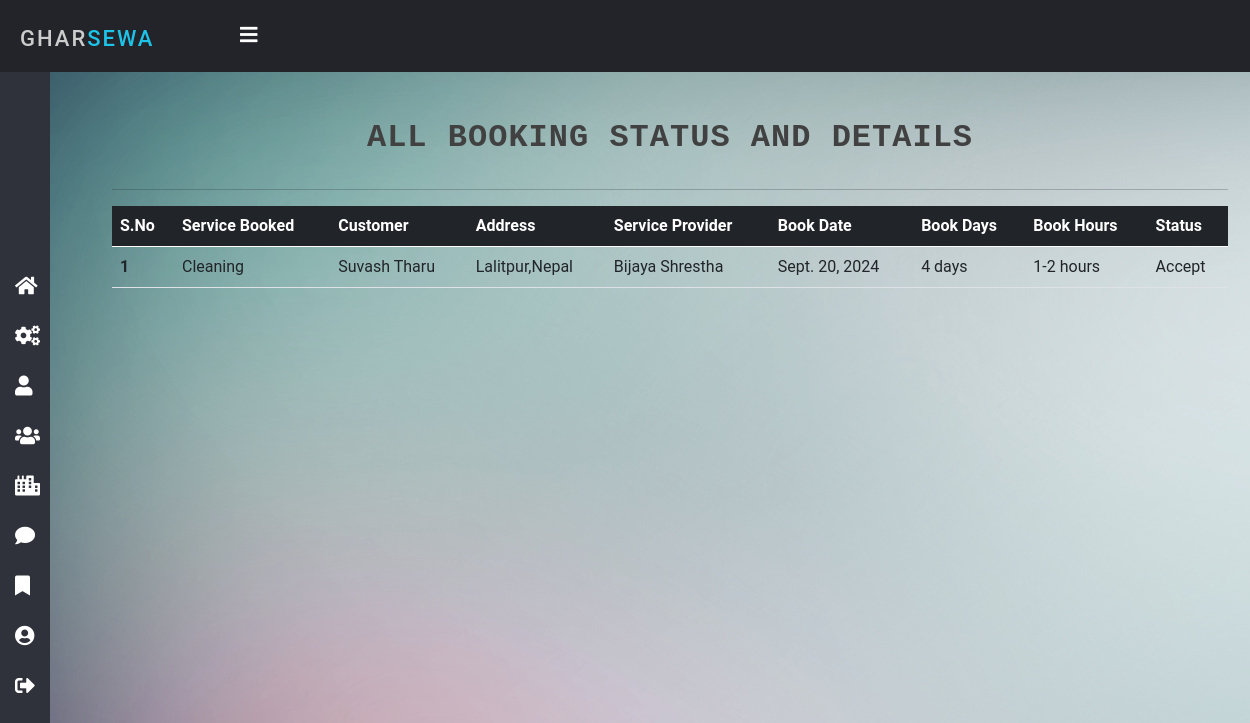
/admin_booking/ (signed in), run on an earlier commit of the app's database.
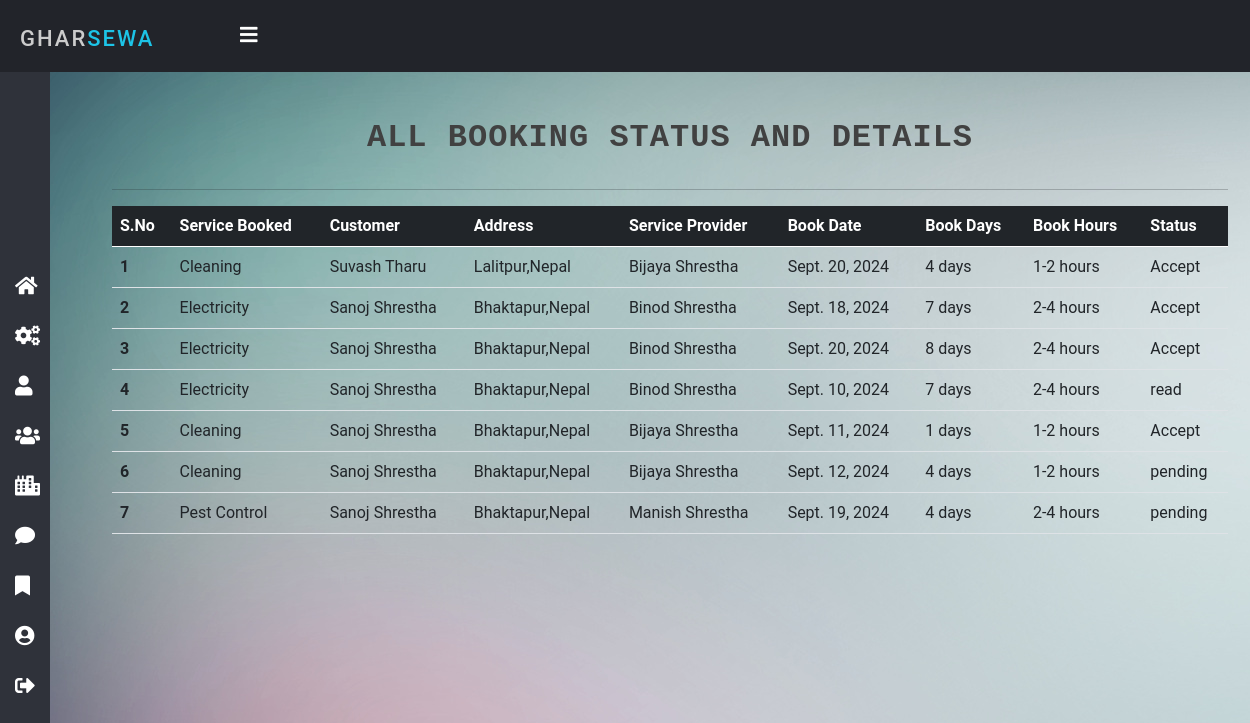
And on a later commit of the database.
### home/models.py (models this page shows, shortened)
class Booking(models.Model):
    status = models.ForeignKey(Status, on_delete=models.CASCADE, null=True)
    customer = models.ForeignKey(Customer, on_delete=models.CASCADE, null=True)
    user = models.ForeignKey(Service_Man, on_delete=models.CASCADE, null=True)
    book_date = models.DateField(null=True)
    book_days = models.CharField(max_length=100, null=True)
    book_hours = models.CharField(max_length=100, null=True)

class Service_Man(models.Model):
    status = models.ForeignKey(Status, on_delete=models.CASCADE, null=True)
    city = models.ForeignKey(
        City, on_delete=models.CASCADE, null=True, blank=True)
    user = models.ForeignKey(User, on_delete=models.CASCADE, null=True)
    phone = models.CharField(max_length=20, null=True)
    image = models.ImageField(upload_to='service_man/', null=True)
    cert = models.FileField(upload_to='service_man/', null=True, default='service_man/certificate.png')
    address = models.CharField(max_length=100, null=True)
    service = models.ForeignKey(
        Service, on_delete=CASCADE, null=True, blank=True)
    experience = models.IntegerField(default=0)
    date_joined = models.DateField(auto_now_add=True)

class Service(models.Model):
    service_id = models.AutoField(primary_key=True)
    service_name = models.CharField(max_length=50)
    service_desc = models.TextField()
    image = models.FileField(null=True)
    pub_date = models.DateField(auto_now_add=True)

class Customer(models.Model):
    user = models.ForeignKey(User, on_delete=models.CASCADE, null=True)
    phone = models.CharField(max_length=20, null=True)
    address = models.CharField(max_length=100, null=True)
    image = models.ImageField(upload_to='customer/', null=True)
    date_joined = models.DateField(auto_now_add=True)

class Status(models.Model):
    status = models.CharField(max_length=20, null=True)

### home/views.py (the view)
# urls.py: path('admin_booking/', views.adminBooking, name= 'admin_booking'),
@login_required(login_url='login')
def adminBooking(request):
    if not request.user.is_staff:
        return redirect('error')
    books = Booking.objects.all()
    return render(request, 'admin/admin_booking.html', {'books': books})

### templates/admin/admin_booking.html (shortened to what this page needs)
{% extends 'admin/admin_nav.html' %}
{% block body %}
<div class="container-fluid">
    <div class="container my-4">
        <h2>All Booking Status and Details</h2>
        <hr>
        <table class=" table table-hover">
            <thead class="table-dark text-white">
                <tr>
                    <th scope="col">S.No</th>
                    <th scope="col">Service Booked</th>
                    <th scope="col">Customer</th>
                    <th scope="col">Address</th>
                    <th scope="col">Service Provider</th>
                    <th scope="col">Book Date</th>
                    <th scope="col">Book Days</th>
                    <th scope="col">Book Hours</th>
                    <th scope="col">Status</th>
                </tr>
            </thead>
            <tbody>
                {% for book in books%}
                <tr>
                    <th scope="row">{{forloop.counter}}</th>
                    <td>{{book.user.service.service_name}}</td>
                    <td>{{book.customer.user.first_name}} {{book.customer.user.last_name}}</td>
                    <td>{{book.customer.address}}</td>
                    <td>{{book.user.user.first_name}} {{book.user.user.last_name}}</td>
                    <td>{{book.book_date}}</td>
                    <td>{{book.book_days}} days</td>
                    <td>{{book.book_hours}} hours</td>
                    <td>{{book.status.status}}</td>
                </tr>
                {% endfor %}
            </tbody>
        </table>
    </div>
</div>
{% endblock %}

What changed in the data, as far as the page shows it:
added Booking: user.service.service_name "Electricity", customer.user.first_name "Sanoj", customer.user.last_name "Shrestha", customer.address "Bhaktapur,Nepal", user.user.first_name "Binod", user.user.last_name "Shrestha", book_date "Sept. 18, 2024", book_days "7", book_hours "2-4", status.status "Accept"
added Booking: user.service.service_name "Electricity", customer.user.first_name "Sanoj", customer.user.last_name "Shrestha", customer.address "Bhaktapur,Nepal", user.user.first_name "Binod", user.user.last_name "Shrestha", book_date "Sept. 20, 2024", book_days "8", book_hours "2-4", status.status "Accept"
added Booking: user.service.service_name "Electricity", customer.user.first_name "Sanoj", customer.user.last_name "Shrestha", customer.address "Bhaktapur,Nepal", user.user.first_name "Binod", user.user.last_name "Shrestha", book_date "Sept. 10, 2024", book_days "7", book_hours "2-4", status.status "read"
added Booking: user.service.service_name "Cleaning", customer.user.first_name "Sanoj", customer.user.last_name "Shrestha", customer.address "Bhaktapur,Nepal", user.user.first_name "Bijaya", user.user.last_name "Shrestha", book_date "Sept. 11, 2024", book_days "1", book_hours "1-2", status.status "Accept"
added Booking: user.service.service_name "Cleaning", customer.user.first_name "Sanoj", customer.user.last_name "Shrestha", customer.address "Bhaktapur,Nepal", user.user.first_name "Bijaya", user.user.last_name "Shrestha", book_date "Sept. 12, 2024", book_days "4", book_hours "1-2", status.status "pending"
added Booking: user.service.service_name "Pest Control", customer.user.first_name "Sanoj", customer.user.last_name "Shrestha", customer.address "Bhaktapur,Nepal", user.user.first_name "Manish", user.user.last_name "Shrestha", book_date "Sept. 19, 2024", book_days "4", book_hours "2-4", status.status "pending"
